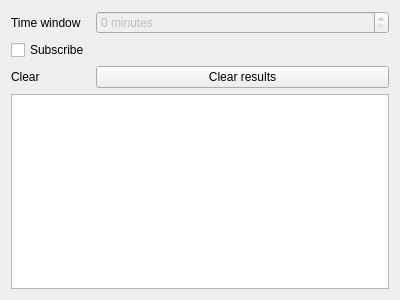
<?xml version="1.0" encoding="UTF-8"?>
<ui version="4.0">
 <class>DiscoveryWindow</class>
 <widget class="QWidget" name="DiscoveryWindow">
  <property name="geometry">
   <rect>
    <x>0</x>
    <y>0</y>
    <width>400</width>
    <height>300</height>
   </rect>
  </property>
  <property name="windowTitle">
   <string>Discovery Window</string>
  </property>
  <layout class="QVBoxLayout" name="verticalLayout">
   <item>
    <layout class="QFormLayout" name="formLayout">
     <item row="0" column="0">
      <widget class="QLabel" name="label">
       <property name="text">
        <string>Time window</string>
       </property>
      </widget>
     </item>
     <item row="0" column="1">
      <widget class="QSpinBox" name="timeWindowSpinBox">
       <property name="enabled">
        <bool>false</bool>
       </property>
       <property name="suffix">
        <string> minutes</string>
       </property>
      </widget>
     </item>
     <item row="1" column="0">
      <widget class="QCheckBox" name="subscribeCheckBox">
       <property name="text">
        <string>Subscribe</string>
       </property>
      </widget>
     </item>
     <item row="2" column="0">
      <widget class="QLabel" name="label_2">
       <property name="text">
        <string>Clear</string>
       </property>
      </widget>
     </item>
     <item row="2" column="1">
      <widget class="QPushButton" name="clearButton">
       <property name="text">
        <string>Clear results</string>
       </property>
      </widget>
     </item>
    </layout>
   </item>
   <item>
    <widget class="QTextEdit" name="subscribeTextEdit">
     <property name="readOnly">
      <bool>true</bool>
     </property>
    </widget>
   </item>
  </layout>
 </widget>
 <resources/>
 <connections/>
</ui>
